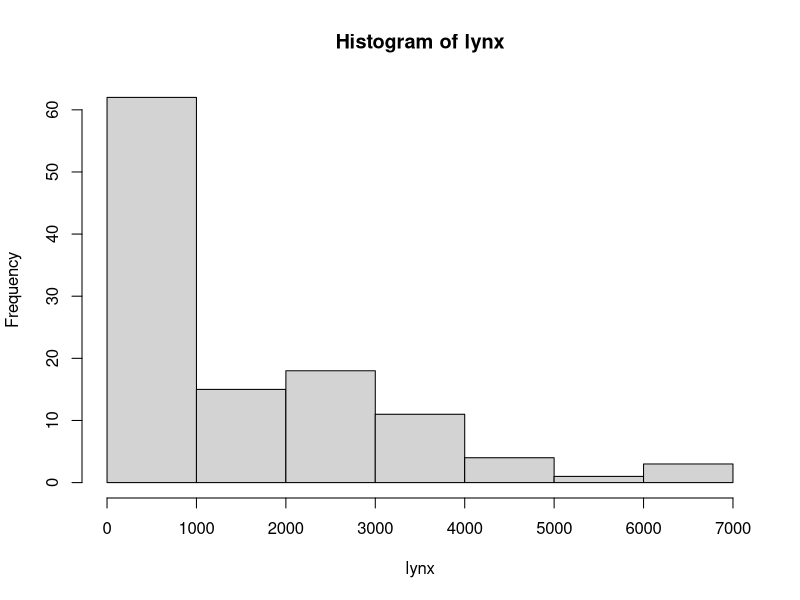
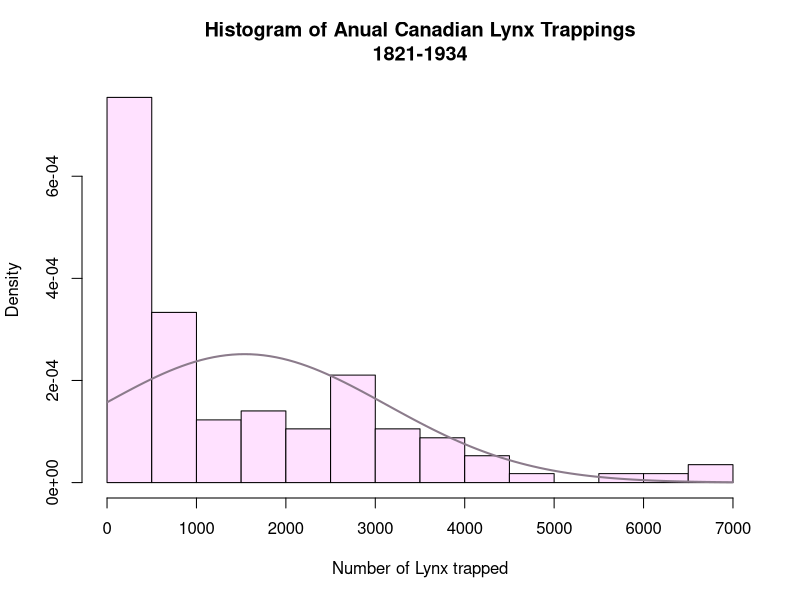

Recreate these plots in R, in order.
# R Statistics Essential Training
# Ex02_03
# Creating histograms for quantitative variables

?lynx
data(lynx)

#Make a histogram using the default function
hist(lynx)

#Modify the histogram
h <- hist(lynx, #Save the histogram as an object
          breaks = 11, #suggests 11 bins 
#             breaks =seq(0,7000, by =100), 
#             breaks =c(0,100,300,500,3000,3500,7000),
          freq = FALSE,
          col = "thistle1", #or use col = colors()[626]
          main = "Histogram of Anual Canadian Lynx Trappings\n1821-1934",
          xlab = "Number of Lynx trapped")

#if freq = FALSE, this will draw a normal distrobution
curve(dnorm(x, mean = mean(lynx), sd = sd(lynx)),
      col = "thistle4",
      lwd = 2,
      add = TRUE)

rm(list = ls())